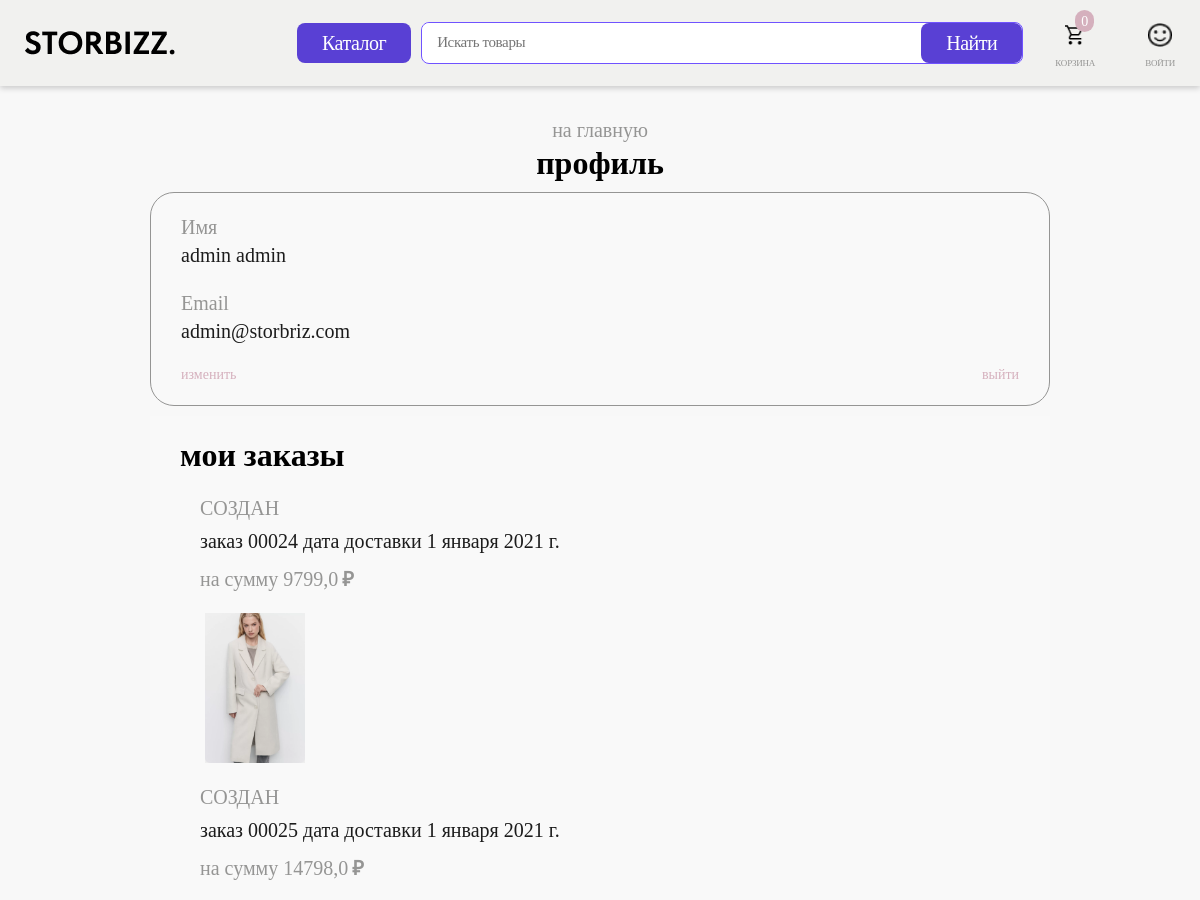
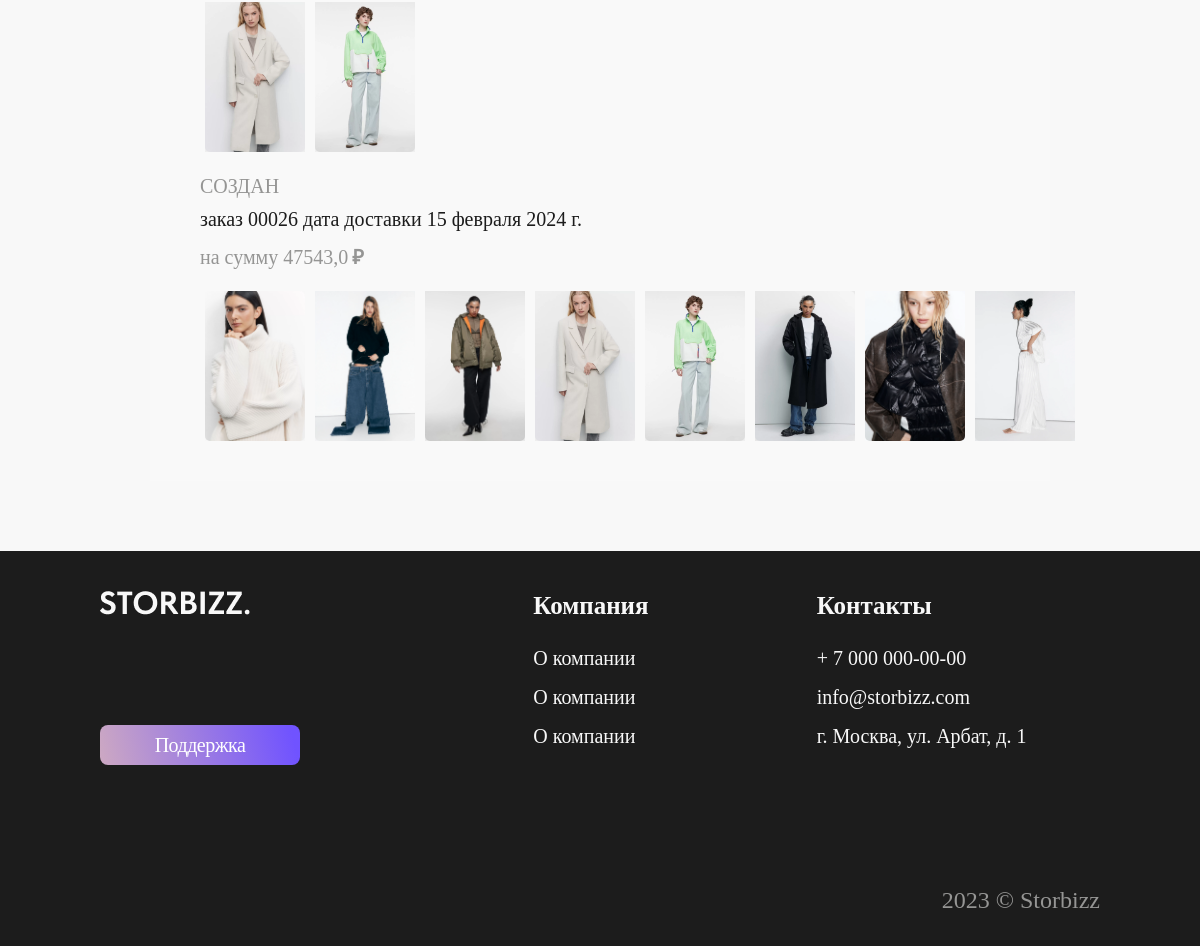
Screenshot of /account/1 with the database file from the repository (2 pictures, top to bottom).
### shop/models.py (models this page shows, shortened)
class Cart(models.Model):
    user = models.OneToOneField(User, related_name='cart', on_delete=models.CASCADE)
    goods = models.ManyToManyField(Good, through='CartGood')

class Order(models.Model):
    TIME_CHOICES = (
        (1, '9:00 - 21:00'),
        (1, '9:00 - 15:00'),
        (1, '15:00 - 21:00'),
        (1, '9:00 - 13:00'),
        (1, '13:00 - 17:00'),
        (1, '17:00 - 21:00'),
    )
    DELIVERY_STATUS = (
        (0, 'Создан'),
        (1, 'Обработан'),
        (2, 'Собран'),
        (3, 'Передан в доставку'),
        (4, 'Получен')
    )
    user = models.ForeignKey(User, related_name='orders', on_delete=models.CASCADE)
    street = models.CharField(max_length=255, verbose_name='улица', null=True, blank=True)
    building = models.CharField(max_length=15, verbose_name='дом', null=True, blank=True)
    flat = models.CharField(max_length=15, verbose_name='квартира', null=True, blank=True)
    date = models.DateField(verbose_name='дата доставки', null=True, blank=True)
    time_period = models.IntegerField(verbose_name='интервал доставки', null=True, blank=True, choices=TIME_CHOICES)
    total = models.FloatField(verbose_name='сумма', null=True, blank=True, default='1000')
    status = models.IntegerField(verbose_name='статус заказа', default=0, choices=DELIVERY_STATUS)
    goods = models.ManyToManyField(Good, through='OrderGood', blank=True)

class Good(models.Model):
    TYPE_CHOICES = (
        (0, 'Бомберы'),
        (1, 'Ветровки'),
        (2, 'Джинсовые куртки'),
        (3, 'Кожаные куртки'),
        (4, 'Куртки рубашки'),
        (5, 'Пальто'),
        (6, 'Пуховики'),
        (7, 'Тренчи'),
        (8, 'Куртки'),
        (9, 'Водолазки'),
        (10, 'Джемперы'),
        (11, 'Кардиганы'),
        (12, 'Свитеры'),
        (13, 'Джинсы'),
        (14, 'Платья'),
        (15, 'Футболки'),
        (16, 'Худи'),
        (17, 'Брюки'),
        (18, 'Блузы'),
        (19, 'Юбки'),
        (20, 'Пиджаки'),
        (21, 'Шорты'),
        (22, 'Топы и майки'),
        (23, 'Нижнее белье'),
        (24, 'Спортивная одежда'),
        (25, 'Одежда для дома'),
        (26, 'Обувь'),
        (27, 'Аксессуары'),
        (28, 'Жакеты'),
        (29, 'Поло'),
        (30, 'Лонгсливы'),
        (31, 'Толстовки'),
        (32, 'Свитшоты'),
        (33, 'Рубашки'),
    )
    GENDER_CHOICES = (
        (0, 'Мужское'),
        (1, 'Женское'),
        (2, 'Детское'),
    )
    name = models.CharField(max_length=255, verbose_name='наименование', null=True, blank=True)
    image_1 = models.ImageField(upload_to='img/', null=True, blank=True, verbose_name='изображение 1')
    image_2 = models.ImageField(upload_to='img/', null=True, blank=True, verbose_name='изображение 2')
    image_3 = models.ImageField(upload_to='img/', null=True, blank=True, verbose_name='изображение 3')
    image_4 = models.ImageField(upload_to='img/', null=True, blank=True, verbose_name='изображение 4')
    is_new = models.BooleanField(default=False, verbose_name='новинка')
    is_popular = models.BooleanField(default=False, verbose_name='популярный товар')
    price = models.FloatField(verbose_name='цена', null=True, blank=True)
    type = models.IntegerField(verbose_name='тип', null=True, blank=True, choices=TYPE_CHOICES)
    gender = models.IntegerField(verbose_name='пол', null=True, blank=True, choices=GENDER_CHOICES)
    description = models.TextField(verbose_name='описание', null=True, blank=True)
    color = models.CharField(max_length=20, verbose_name='цвет', null=True, blank=True)
    color_code = models.IntegerField(verbose_name='код цвета', null=True, blank=True)
    article = models.CharField(max_length=20, verbose_name='артикул', null=True, blank=True)
    material = models.TextField(verbose_name='состав', null=True, blank=True)
    recommendation = models.TextField(verbose_name='рекомендации', null=True, blank=True)
    carts = models.ManyToManyField('Cart', through='CartGood')
    orders = models.ManyToManyField('Order', through='OrderGood')

### shop/views.py (the view)
# urls.py: path('account/<int:pk>', UserDetailView.as_view(), name='account'),
class UserDetailView(DetailView):
    model = User
    template_name = 'src/personal-account.html'
    context_object_name = 'user'

### templates/src/personal-account.html (shortened to what this page needs)
{% extends './main.html' %}
{% load static %}
{% block content %}
      <main class="content">
    <div class="personal-account">
       <div class="personal-account__container container">
               <a href="home.html" class="personal-account__title title-grey">на главную</a>
               <div class="personal-account__title title">профиль</div>
         <div class="personal-account__profile">
               <div class="personal-account__content">
                  <div class="personal-account__item item-account">
                     <div class="item-account__title">Имя</div>
                     <div class="item-account__information">{{ user.first_name }} {{ user.last_name }}</div>
                  </div>
                  <div class="personal-account__item item-account">
                     <div class="item-account__title">Email</div>
                     <div class="item-account__information">{{ user.email }}</div>
                  </div>
                  <div class="personal-account__buttons">
                     <a href="{% url 'update' user.id %}"
                        class="personal-account__button ">изменить</a>
                     <form method="post" action="{% url 'logout' %}">
                        <button type="submit" class="personal-account__button   ">выйти</button>
                     </form>
                  </div>
               </div>
         </div>
           <div class="personal-account__order">
                  <div class="personal-account__title title">мои заказы</div>
               {% if not user.orders %}
               Заказов пока нет
               {% else %}
                    {% for order in user.orders.all %}
                  <div class="personal-account__orders orders-account">
                     <div class="orders-account__content">
                        <div class="orders-account__status">{{ order.get_status_display }}</div>
                        <div class="orders-account__name">
                           <div class="orders-account__text">заказ</div>
                           <div class="orders-account__number">{{ order.id|stringformat:"05d" }}</div>
                           <div class="orders-account__text">дата доставки</div>
                           <div class="orders-account__date">{{ order.date }}</div>
                        </div>
                        <div class="orders-account__price">
                           <div class="orders-account__price-text">на сумму</div>
                           <div class="orders-account__price-count rub">{{ order.total }}</div>
                        </div>
                        <div class="orders-account__products">
                            {% for good in order.goods.all %}
                           <div class="orders-account__product">
                              <div class="orders-account__image ibg">
                                 <img src="{{ good.image_1.url }}" alt="#">
                              </div>
                           </div>
                            {% endfor %}
                        </div>
                     </div>
                  </div>
               {% endfor %}
               {% endif %}
               </div>
       </div>
    </div>
      </main>
{% endblock content %}

### templates/src/#sourse/header-2.html (shortened to what this page needs)
{% load static %}
<header id="header" class="header lock-padding">
   <div class="header-container container">
      <div class="header__top top-header">
         <div class="top-header__content ">
            <div class="top-header__column top-header__column-1">
               <a href="{% url 'shop:home' %}" class="top-header__logo">
                  <img src="{% static 'img/img/storbizz.png'%}" alt="#">
               </a>
               <div class="top-header__catalog">
                  <a href="#" class="top-header__btn btn">
                     <span>Каталог</span>
                  </a>
               </div>
            </div>
            <div data-da="container__search,0,950" class="top-header__column top-header__column-2">
               <form method="get" action="{% url 'shop:search' %}" class="header__search search-header search">
                  <div class="search-header__content  search-content">
                     <div class="search-header__input search-content__input">
                        <input autocomplete="off" placeholder="Искать товары " type="text" data-value="Искать товары" name="word" data-error=""
                           data-value="" class="input" >
                     </div>
                     <button type="submit" class="search-header__btn btn  btn-input">Найти</button>
                  </div>
               </form>
            </div>
            <div class="top-header__column top-header__column-3">
               <div class="top-header__column-contet">
                  <div class="top-header__items">
                     {% if user.is_authenticated %}
                     <a href="{% url 'shop:cart' user.cart.id %}" class="top-header__item item-header">
                     {% else %}
                        <a href="{% url 'login' %}" class="top-header__item item-header">
                     {% endif %}
                        <div class="item-header__icon"> <img src="{% static 'img/img/icons/header/icon-2.png' %}" alt=""><span>{{ user.cart.goods.count }}</span>
                        </div>
                        <div class="item-header__name">Корзина</div>
                     </a>
                     {% if user.is_authenticated %}
                     <a href="{% url 'account' user.id %}" class="top-header__item item-header ">
                        <div class="item-header__icon"> <img src="{% static 'img/img/icons/header/icon-3.png' %}" alt="">
                        </div>
                        <div class="item-header__name">Войти</div>
                     </a>
                     {% else %}
                        <a href="{% url 'login' %}" class="top-header__item item-header ">
                        <div class="item-header__icon"> <img src="{% static 'img/img/icons/header/icon-3.png' %}" alt="">
                        </div>
                        <div class="item-header__name">Войти</div>
                     </a>
                     {% endif %}
                  </div>
               </div>
            </div>
         </div>
      </div>
   </div>
</header>

### rows the page displays
Order: status "СОЗДАН", id "00024", date "1 января 2021 г.", total "9799,0"
Good: image_1 (picture)
Order: status "СОЗДАН", id "00025", date "1 января 2021 г.", total "14798,0"
Good: image_1 (picture)
Order: status "СОЗДАН", id "00026", date "15 февраля 2024 г.", total "47543,0"
Good: image_1 (picture)
Good: image_1 (picture)
Good: image_1 (picture)
Good: image_1 (picture)
Good: image_1 (picture)
Good: image_1 (picture)

### other values shown
{{ user.cart.goods.count }} "0"
{{ user.first_name }} "admin"
{{ user.last_name }} "admin"
{{ user.email }} "admin@storbriz.com"
